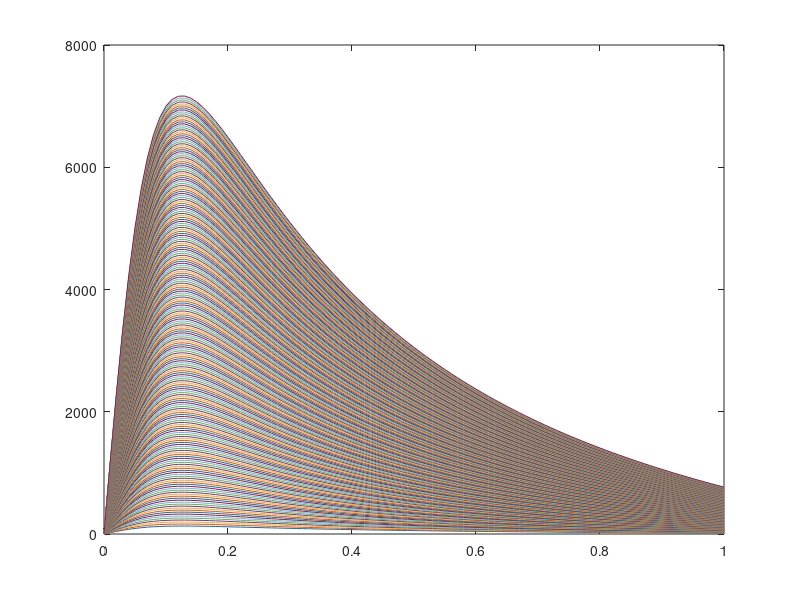

Reproduce this figure in MATLAB. (Note: this script raises an error after producing the figure.)
%% Find slip ratio at peak traction
p.B = 7.462;
p.C = 2.201;
p.D = 2.607*(1/2);
p.E = 0.3852;

Sl = 0:0.01:1;
Fz = 100:25:5500;
nFz = length(Fz);
[sl_grid, Fz_grid] = meshgrid(Sl, Fz);

Fx = Fz_grid.*p.D.*sin(p.C.*atan(p.B.*sl_grid - p.E.*(p.B.*sl_grid - atan(p.B.*sl_grid))));

figure(1)
for i = 1:nFz
    plot(sl_grid(i,:),Fx(i,:))
    hold on
end
hold off

fun = @(x)compute_Fx1(x,p);
sl_fx_max = fmincon(fun, 0.15);
sl_fx_max_rounded = floor(sl_fx_max*100)/100;
fx_max = -compute_Fx1(sl_fx_max, p);

%% Make bijective force function
Sl = 0:0.01:sl_fx_max;
Fz = 100:25:5500;
nFz = length(Fz);
nSL = length(Sl);
[sl_grid, Fz_grid] = meshgrid(Sl, Fz);

Fx = Fz_grid.*p.D.*sin(p.C.*atan(p.B.*sl_grid - p.E.*(p.B.*sl_grid - atan(p.B.*sl_grid))));

figure(2)
for i = 1:nFz
    plot(sl_grid(i,:),Fx(i,:))
    hold on
end
hold off

figure(3)
scatter3(Fx, Fz_grid, sl_grid)

%% Find optimal bijective function for slip
p.x_min_total = 0;
p.x_max_total = sl_fx_max;
p.Fz = 800;
e_ref = 0.0005;

opts = optimoptions('fsolve','Display','none');
fun = @(e)compute_x_max_all(e,p);
e_opt = fsolve(fun, e_ref, opts);

x_max = compute_x_max_all2(e_opt, p);
[sl_grid, Fz_grid] = meshgrid(x_max, Fz);
Fx = Fz_grid.*p.D.*sin(p.C.*atan(p.B.*sl_grid - p.E.*(p.B.*sl_grid - atan(p.B.*sl_grid))));
S_tbl = scatteredInterpolant(Fx(:), Fz_grid(:), sl_grid(:));

figure(4)
scatter3(Fx, Fz_grid, sl_grid)

%% Find optimal function for force
p.x_min_total = sl_fx_max;
p.x_max_total = 1;
p.Fz = 800;
e_ref = 0.0001;

opts = optimoptions('fsolve','Display','none');
fun = @(e)compute_x_max_all(e,p);
e_opt = fsolve(fun, e_ref, opts);

p.x_min_total = 0;
x_max = compute_x_max_all2(e_opt, p);
[sl_grid, Fz_grid] = meshgrid(x_max, Fz);
Fx = Fz_grid.*p.D.*sin(p.C.*atan(p.B.*sl_grid - p.E.*(p.B.*sl_grid - atan(p.B.*sl_grid))));
F_tbl = griddedInterpolant(sl_grid', Fz_grid', Fx');

figure(5)
scatter3(sl_grid, Fz_grid, Fx)

%% Save results
clearvars -except S_tbl F_tbl sl_fx_max_rounded
save('SL_table', 'S_tbl', 'F_tbl', 'sl_fx_max_rounded')

%% Function Definitions
function J = compute_Fx1(x, p)
    J = -p.D.*sin(p.C.*atan(p.B.*x - p.E.*(p.B.*x - atan(p.B.*x))));
end

function e_pid = compute_Fx2(x, p)
    Fx_ref = p.Fz*p.D.*sin(p.C.*atan(p.B.*x - p.E.*(p.B.*x - atan(p.B.*x))));
    Fx_pid = p.m*x + p.b;

    e_pid = -abs(Fx_ref - Fx_pid);
end

function de_pid = compute_x_max(x_max, p)
    x = [p.x_min; x_max];
    z = p.Fz.*p.D.*sin(p.C.*atan(p.B.*x - p.E.*(p.B.*x - atan(p.B.*x))));
    p.m = (z(1) - z(2)) / (p.x_min - x_max);
    p.b = z(2) - (p.m*x_max);

    fun2 = @(y)compute_Fx2(y,p);
    opts = optimoptions('fmincon','Algorithm','sqp','Display','none');
    x_e_max = fmincon(fun2, mean(x), [], [], [], [], x(1), x(2),[],opts);
    z_e_max = -p.Fz*compute_Fx1(x_e_max, p);
    z_e_pid = p.m*x_e_max + p.b;
    e = abs(z_e_max - z_e_pid) / z_e_max;

    de_pid = e - p.e_pid;
end

function x_max_all = compute_x_max_all(e_pid, p)
    x_max = p.x_min_total;
    p.e_pid = e_pid;

    while x_max < p.x_max_total
        p.x_min = x_max;
        fun1 = @(x)compute_x_max(x,p);
        opts = optimoptions('fsolve','Display','none');
        x_max = fsolve(fun1, x_max+0.01,opts);
    end
    x_max_all = x_max - p.x_max_total;
    disp(x_max)
end

function x_max = compute_x_max_all2(e_pid, p)
    p.e_pid = e_pid;
    x_max = p.x_min_total;

    while x_max < p.x_max_total
        p.x_min = x_max(end);
        fun1 = @(x)compute_x_max(x,p);
        opts = optimoptions('fsolve','Display','none');
        x_max = [x_max fsolve(fun1, x_max(end)+0.01,opts)];
    end
end
